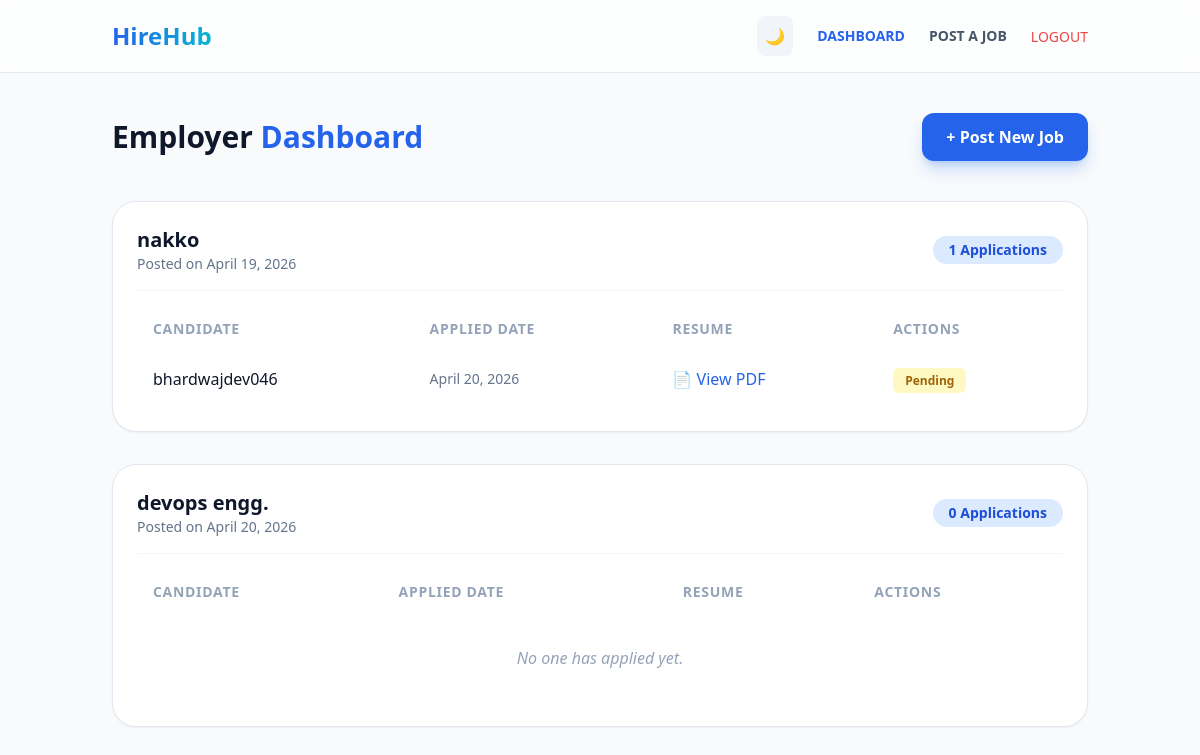
The app's page /jobs/dashboard/ (signed in), older data.
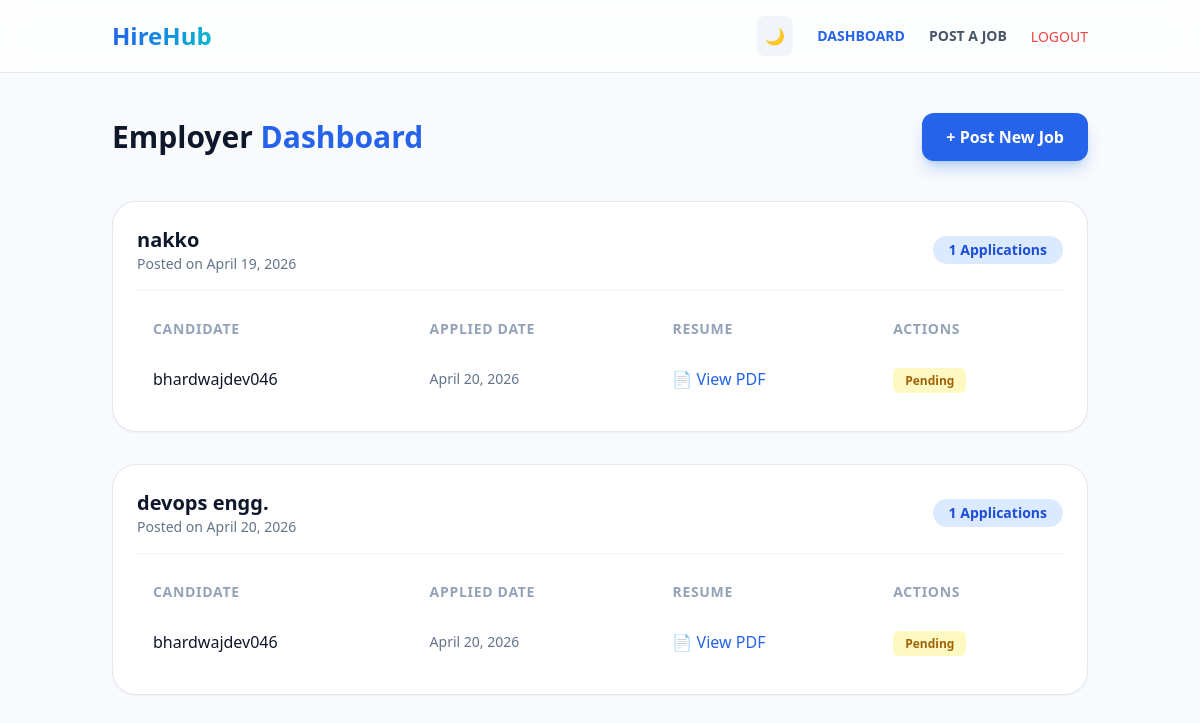
The same page, newer data.
### jobs/models.py (models this page shows, shortened)
class Job(models.Model):
    JOB_TYPE_CHOICES = [
        ('Full Time', 'Full Time'),
        ('Part Time', 'Part Time'),
        ('Remote', 'Remote'),
        ('Freelance', 'Freelance'),
    ]
    user = models.ForeignKey(settings.AUTH_USER_MODEL, on_delete=models.CASCADE, related_name='jobs')
    title = models.CharField(max_length=255)
    company_name = models.CharField(max_length=255)
    location = models.CharField(max_length=255)
    job_type = models.CharField(max_length=50, choices=JOB_TYPE_CHOICES)
    salary_range = models.CharField(max_length=100, blank=True, help_text="e.g. 5LPA - 8LPA")
    description = models.TextField()
    requirements = models.TextField(help_text="Har requirement ko nayi line mein likhein")
    created_at = models.DateTimeField(auto_now_add=True)
    is_active = models.BooleanField(default=True)

class Application(models.Model):
    job = models.ForeignKey(Job, on_delete=models.CASCADE, related_name='applications')
    user = models.ForeignKey(settings.AUTH_USER_MODEL, on_delete=models.CASCADE)
    resume = models.FileField(upload_to='applications/resumes/')
    cover_letter = models.TextField(blank=True)
    applied_at = models.DateTimeField(auto_now_add=True)
    status = models.CharField(max_length=20, default='Pending') # Pending, Accepted, Rejected

### accounts/models.py (models this page shows, shortened)
class User(AbstractUser):
    is_employer = models.BooleanField(default=False)
    is_candidate = models.BooleanField(default=False)

### jobs/views.py (the view)
# urls.py: path('dashboard/', employer_dashboard, name='employer_dashboard'),
@login_required
def employer_dashboard(request):
    if not request.user.is_employer:
        return redirect('home')
    my_jobs = Job.objects.filter(user=request.user).prefetch_related('applications')
    return render(request, 'jobs/dashboard.html', {'jobs': my_jobs})

### templates/jobs/dashboard.html
{% extends 'base.html' %}
{% block content %}
<div class="max-w-6xl mx-auto">
    <div class="flex justify-between items-center mb-10">
        <h1 class="text-3xl font-extrabold dark:text-white">Employer <span class="text-blue-600">Dashboard</span></h1>
        <a href="{% url 'post_job' %}" class="bg-blue-600 text-white px-6 py-3 rounded-xl font-bold shadow-lg shadow-blue-500/30 hover:scale-105 transition-all">
            + Post New Job
        </a>
    </div>
    <div class="space-y-8">
        {% for job in jobs %}
        <div class="bg-white dark:bg-slate-800 rounded-3xl p-6 border border-slate-200 dark:border-slate-700 shadow-sm">
            <div class="flex justify-between items-center border-b border-slate-100 dark:border-slate-700 pb-4 mb-4">
                <div>
                    <h2 class="text-xl font-bold dark:text-white">{{ job.title }}</h2>
                    <p class="text-slate-500 text-sm">Posted on {{ job.created_at|date }}</p>
                </div>
                <span class="bg-blue-100 text-blue-700 dark:bg-blue-900/40 dark:text-blue-400 px-4 py-1 rounded-full text-sm font-bold">
                    {{ job.applications.count }} Applications
                </span>
            </div>
            <div class="overflow-x-auto">
                <table class="w-full text-left">
                    <thead>
                        <tr class="text-slate-400 text-sm uppercase tracking-wider">
                            <th class="py-3 px-4">Candidate</th>
                            <th class="py-3 px-4">Applied Date</th>
                            <th class="py-3 px-4">Resume</th>
                            <th class="py-3 px-4">Actions</th>
                        </tr>
                    </thead>
                    <tbody class="divide-y divide-slate-100 dark:divide-slate-700">
                        {% for app in job.applications.all %}
                        <tr class="hover:bg-slate-50 dark:hover:bg-slate-900/40 transition-colors">
                            <td class="py-4 px-4 dark:text-slate-200 font-medium">{{ app.user.username }}</td>
                            <td class="py-4 px-4 text-slate-500 text-sm">{{ app.applied_at|date }}</td>
                            <td class="py-4 px-4">
                                <a href="{{ app.resume.url }}" target="_blank" class="text-blue-600 hover:underline flex items-center gap-1">
                                    📄 View PDF
                                </a>
                            </td>
                            <td class="py-4 px-4">
                                <span class="px-3 py-1 rounded-md text-xs font-bold bg-yellow-100 text-yellow-700">Pending</span>
                            </td>
                        </tr>
                        {% empty %}
                        <tr>
                            <td colspan="4" class="py-8 text-center text-slate-400 italic">No one has applied yet.</td>
                        </tr>
                        {% endfor %}
                    </tbody>
                </table>
            </div>
        </div>
        {% endfor %}
    </div>
</div>
{% endblock %}

Row changes from the older to the newer data that the page shows:
shown differently, row unchanged: Job "devops engg.": applications.count "0" → "1"; no longer shows "No one has applied yet."
added Application: user.username "bhardwajdev046", applied_at "April 20, 2026", shown under Job "devops engg."
